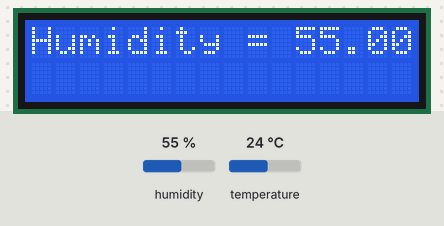
This sketch was run on a simulated Arduino Uno, built with avr-gcc and run on an emulated ATmega328P. Parts: 16×2 character LCD. The inputs (shaded band) are chosen by the test bench; at power-on: humidity 55 %, temperature 24 °C. What the sketch prints to the serial monitor is not drawn.

Above: at 2.8 s.
2.9 s: humidity set to 22 %
At 7.3 s:
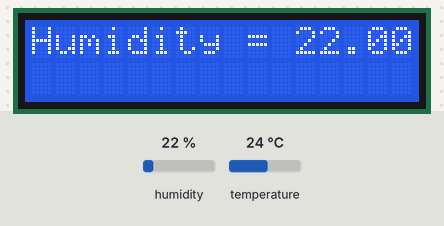
13.2 s: temperature set to 12 °C
At 17.5 s:
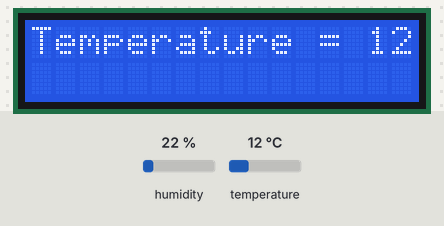
20.7 s: humidity set to 40 %
At 23.8 s:
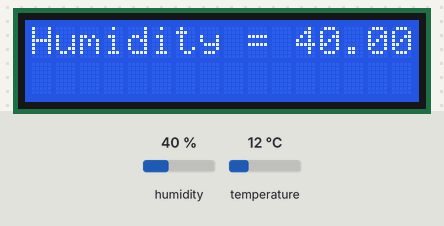
26.4 s: temperature set to 19 °C
At 29.9 s:
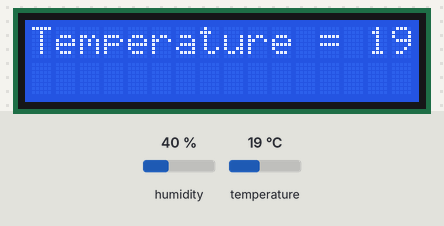
Timing chart, 0 to 31.4 s (numbered marks = the images above; inputs shaded):
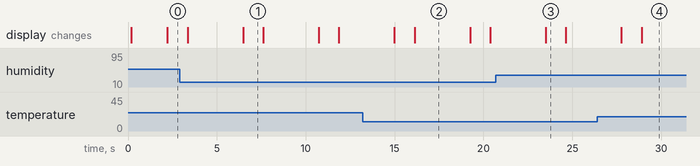

Measured:
- after the input at 2.9 s, the display: first differs from a run without the input after 3.6 s (image 1)
- after the input at 13.2 s, the display: first differs from a run without the input after 2.9 s (image 2)
- after the input at 20.7 s, the display: changes after 2.8 s (image 3)
- after the input at 26.4 s, the display: first differs from a run without the input after 2.5 s (image 4)
- what the display in image 1 shows lasts 1.1 s, from 6.5 s to 7.6 s
- what the display in image 2 shows lasts 3.1 s, from 16.1 s to 19.2 s

The sketch:

Temperature_Sensor_with_LCD.ino
```cpp
/* How to use the DHT-22 sensor with Arduino uno
   Temperature and humidity sensor
*/

//Libraries
#include <DHT.h>
#include <LiquidCrystal_PCF8574.h>
#include <stdlib.h>
LiquidCrystal_PCF8574 lcd(0x27);  // set the LCD address to 0x27 for a 16 chars and 2 line display

//Constants
#define DHTPIN 7     // what pin we're connected to
#define DHTTYPE DHT22   // DHT 22  (AM2302)
DHT dht(DHTPIN, DHTTYPE); //// Initialize DHT sensor for normal 16mhz Arduino


//Variables
int chk;
float hum;  //Stores humidity value
float temp; //Stores temperature value

void setup()
{
  lcd.setBacklight(255);
  lcd.begin(16, 2);
  lcd.print("circuitdigest.com");
  delay(100);
  lcd.setCursor(0,1);
  lcd.print("Connecting...");
  Serial.begin(115200);
  dht.begin();
}

void loop()
{
    delay(2000);
    //Read data and store it to variables hum and temp
    hum = dht.readHumidity();
    temp= dht.readTemperature();
    //Print temp and humidity values to serial monitor
    Serial.print("Humidity: ");
    Serial.print(hum);
    lcd.clear();
    lcd.display();
    lcd.setCursor(0, 0);
    lcd.print("Humidity = ");
    lcd.print(hum);
    delay (100);
    lcd.setCursor(0, 1); // set the cursor to column 0, line 2
    delay(1000);

    Serial.print(" %, Temp: ");
    Serial.print(temp);
    Serial.println(" Celsius");
    lcd.clear();
    lcd.display();
    lcd.setCursor(0, 0);
    lcd.print("Temperature = ");
    lcd.print(temp);
    lcd.print(" Celsius");
    delay (100);
    lcd.setCursor(0, 1); // set the cursor to column 0, line 2
    delay(1000);
}
```
